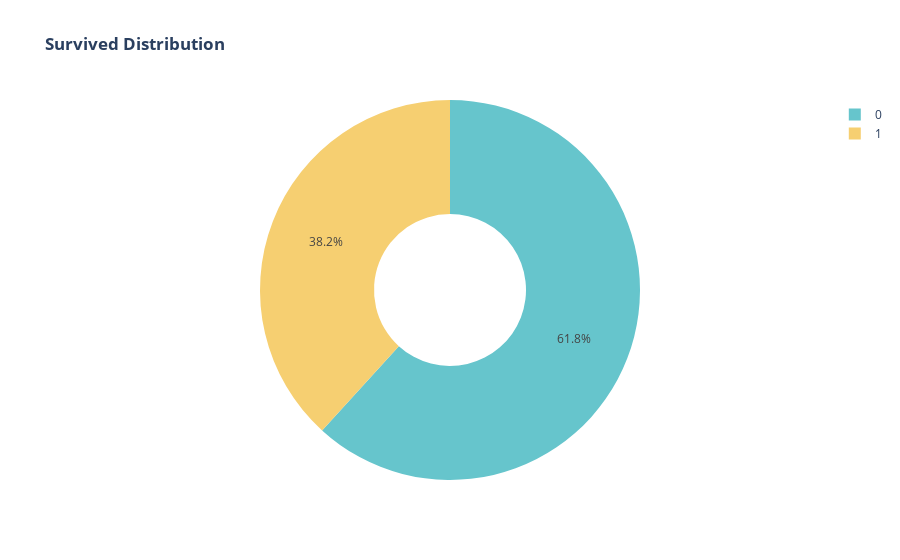

Source (notebook cell):
### Code cell
fig = px.pie(df,
             names='Survived',
             title = '<b>Survived Distribution</b>',
             color_discrete_sequence=px.colors.qualitative.Pastel,
             hole=0.4)
fig.show()

### Figure 1 — Plotly figure (JSON) as saved in the notebook; plotly's stock layout.template omitted (floating-point values rounded to 4 significant figures; data arrays with more than 128 entries replaced by an {"elided": "..."} marker saying what was removed)
{"data": [{"domain": {"x": [0, 1], "y": [0, 1]}, "hole": 0.4, "hovertemplate": "Survived=%{label}<extra></extra>", "labels": {"elided": "889 int values"}, "legendgroup": "", "name": "", "showlegend": true, "type": "pie"}], "layout": {"legend": {"tracegroupgap": 0}, "piecolorway": ["rgb(102, 197, 204)", "rgb(246, 207, 113)", "rgb(248, 156, 116)", "rgb(220, 176, 242)", "rgb(135, 197, 95)", "rgb(158, 185, 243)", "rgb(254, 136, 177)", "rgb(201, 219, 116)", "rgb(139, 224, 164)", "rgb(180, 151, 231)", "rgb(179, 179, 179)"], "title": {"text": "<b>Survived Distribution</b>"}}}
